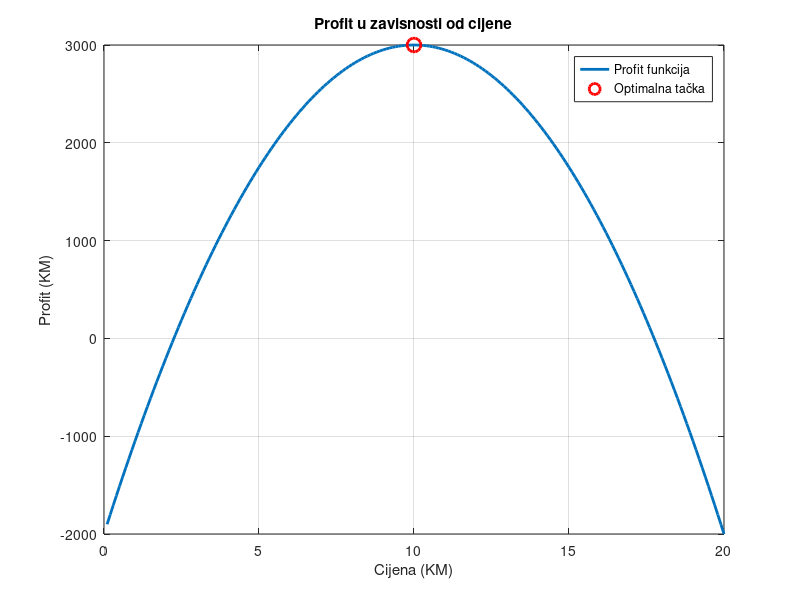

This chart was generated by the following MATLAB code:
cost = 2000;
prices = linspace(0.1, 20, 200);
profits = zeros(size(prices));

for i = 1:length(prices)
    price = prices(i);
    demand = 1000 - 50 * price;
    profits(i) = price * demand - cost;
end

[opt_profit, idx] = max(profits);
opt_price = prices(idx);
opt_demand = 1000 - 50 * opt_price;

fprintf('Optimalna cijena: %.2f KM\n', opt_price);
fprintf('Optimalna tražnja: %.2f jedinica\n', opt_demand);
fprintf('Maksimalni profit: %.2f KM\n', opt_profit);

figure;
plot(prices, profits, 'LineWidth', 2);
hold on;
plot(opt_price, opt_profit, 'ro', 'MarkerSize', 10, 'LineWidth', 2);
xlabel('Cijena (KM)');
ylabel('Profit (KM)');
title('Profit u zavisnosti od cijene');
legend('Profit funkcija', 'Optimalna tačka');
grid on;
